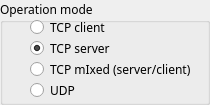
     <widget class="QGroupBox" name="ch2_opmode">
      <property name="geometry">
       <rect>
        <x>7</x>
        <y>71</y>
        <width>210</width>
        <height>105</height>
       </rect>
      </property>
      <property name="minimumSize">
       <size>
        <width>210</width>
        <height>0</height>
       </size>
      </property>
      <property name="maximumSize">
       <size>
        <width>225</width>
        <height>16777215</height>
       </size>
      </property>
      <property name="font">
       <font>
        <family>맑은 고딕</family>
       </font>
      </property>
      <property name="title">
       <string>Operation mode</string>
      </property>
      <widget class="QWidget" name="layoutWidget_8">
       <property name="geometry">
        <rect>
         <x>30</x>
         <y>20</y>
         <width>161</width>
         <height>81</height>
        </rect>
       </property>
       <layout class="QVBoxLayout" name="verticalLayout_4">
        <item>
         <widget class="QRadioButton" name="ch2_tcpclient">
          <property name="minimumSize">
           <size>
            <width>0</width>
            <height>10</height>
           </size>
          </property>
          <property name="maximumSize">
           <size>
            <width>16777215</width>
            <height>15</height>
           </size>
          </property>
          <property name="font">
           <font>
            <family>맑은 고딕</family>
           </font>
          </property>
          <property name="text">
           <string>TCP client</string>
          </property>
         </widget>
        </item>
        <item>
         <widget class="QRadioButton" name="ch2_tcpserver">
          <property name="minimumSize">
           <size>
            <width>0</width>
            <height>10</height>
           </size>
          </property>
          <property name="maximumSize">
           <size>
            <width>16777215</width>
            <height>15</height>
           </size>
          </property>
          <property name="font">
           <font>
            <family>맑은 고딕</family>
           </font>
          </property>
          <property name="text">
           <string>TCP server</string>
          </property>
          <property name="checked">
           <bool>true</bool>
          </property>
         </widget>
        </item>
        <item>
         <widget class="QRadioButton" name="ch2_tcpmixed">
          <property name="minimumSize">
           <size>
            <width>0</width>
            <height>10</height>
           </size>
          </property>
          <property name="maximumSize">
           <size>
            <width>16777215</width>
            <height>15</height>
           </size>
          </property>
          <property name="font">
           <font>
            <family>맑은 고딕</family>
           </font>
          </property>
          <property name="text">
           <string>TCP mIxed (server/client)</string>
          </property>
         </widget>
        </item>
        <item>
         <widget class="QRadioButton" name="ch2_udp">
          <property name="minimumSize">
           <size>
            <width>0</width>
            <height>10</height>
           </size>
          </property>
          <property name="maximumSize">
           <size>
            <width>16777215</width>
            <height>15</height>
           </size>
          </property>
          <property name="font">
           <font>
            <family>맑은 고딕</family>
           </font>
          </property>
          <property name="text">
           <string>UDP</string>
          </property>
         </widget>
        </item>
       </layout>
      </widget>
     </widget>
